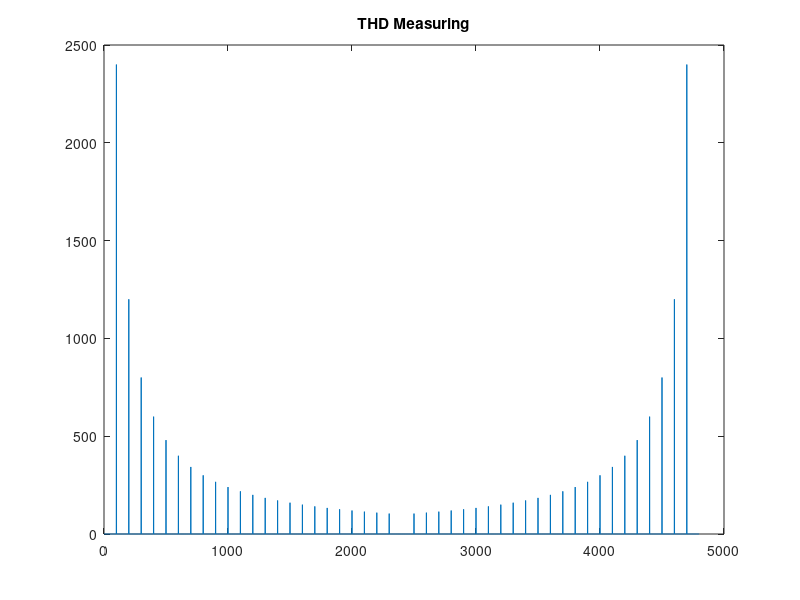

The MATLAB source for this figure: (Note: this script raises an error after producing the figure.)
%We generate a signal with a artificial THD

%Initial parameters
D = 0.1;
Fs = 48000;
t = 0:(1/Fs):D-(1/Fs);
n = 0 : 1 : D*Fs - 1;
A0 = 1;
fo = 1000;
N = 23; %Num harmonics

%Generate the pure sinusoid at 1000Hz
senyal = A0 * sin(2*pi*fo*t);
sum_harm_sq = 0; %Sum harmonics squared

%9 harmonics
for i = 2:N
    A = A0 / i;
    senyal = senyal + A * sin(2*pi*fo*i*t);
    sum_harm_sq = sum_harm_sq + A^2;
end

plot(n, abs(fft(senyal)));
title('THD Measuring');
hold on;
thd_theo = sqrt(sum_harm_sq) / A0
thd_calculated = thd(senyal)
hold off;

%The same THD function that the final project has
function THD = thd(d) %Measures the THD of the d signal
        td = abs(fft(d));
        len = floor(length(td)/2);

        % Finds the first maximum and where is it located
        [a0,f0] = max(td(1:floor(len/2))); 
        scatter(f0,a0,'filled','r');
        %text(f0 + 100, a0, num2str(a0));
        hold on;
        num_har = floor(len / f0); % Calculates the number of harmonics the FFT will have
        p_har = 0; %Harmonics power

        %EXTRA FOR SHOWING A PLOT
        harmonics = zeros(num_har-1,2); %Primera fila amplitud, segona freq
        
        % Finds the power of every harmonic and adds them together
        for i = 1 : num_har - 1     
            [ai,fi] = max( td( floor( (i+1) * (f0-1) - 5 ) : floor( (i+1) * (f0-1) + 5 ) ) );
            p_har = p_har + ai^2;
            
            harmonics(i,1) = ai;
            harmonics(i,2) = (f0-1)*(i+1) - 5 + fi - 2;             
            %text((f0-1)*(i+1) - 5 + fi - 2, ai + 100, num2str(ai));
            hold on;
        end
        THD = sqrt(p_har)/a0; %THD calculation
        scatter(harmonics(:,2),harmonics(:,1),'g');
    end